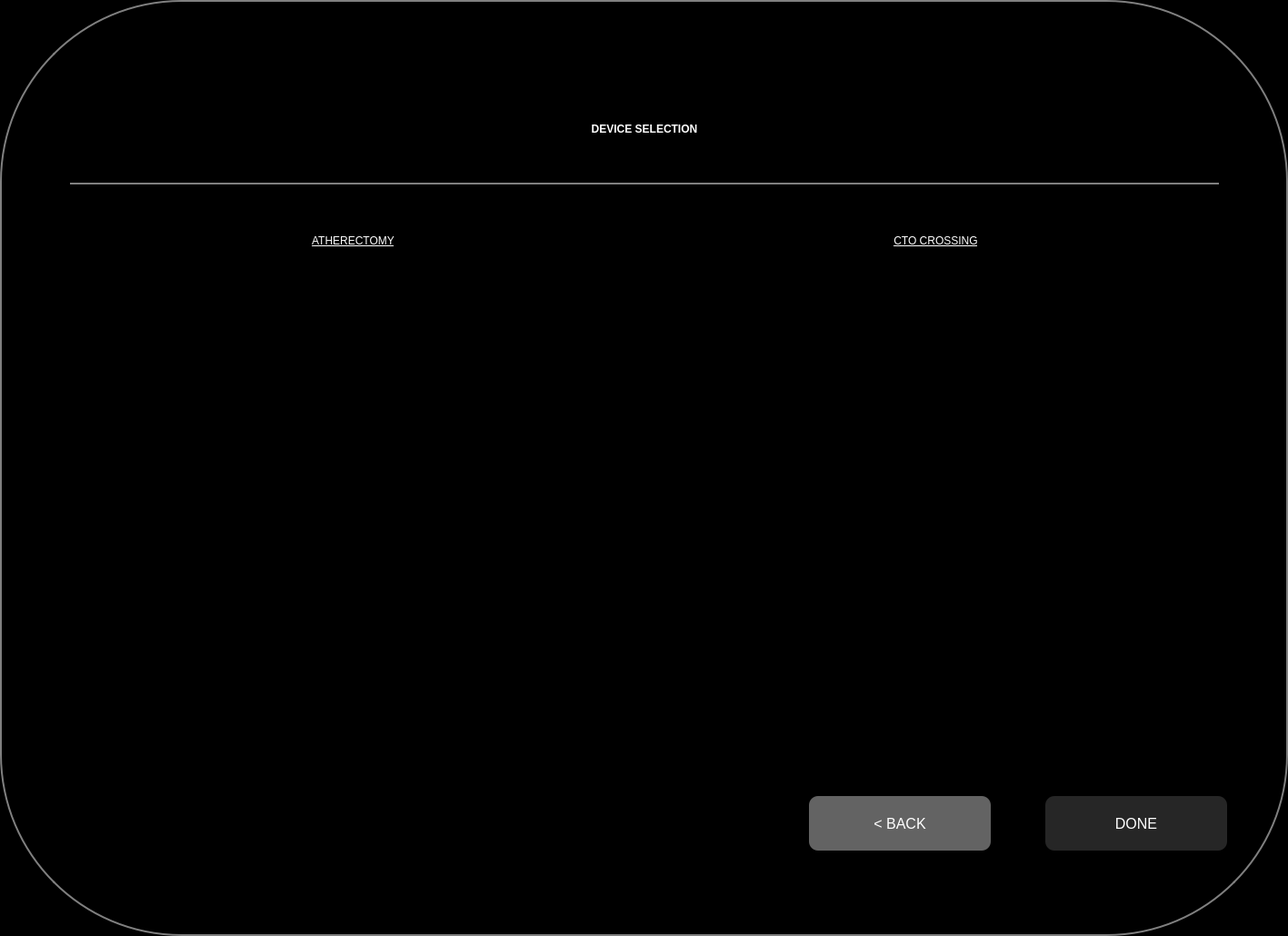
<?xml version="1.0" encoding="UTF-8"?>
<ui version="4.0">
 <class>DeviceSelectDialog</class>
 <widget class="QDialog" name="DeviceSelectDialog">
  <property name="windowModality">
   <enum>Qt::WindowModal</enum>
  </property>
  <property name="geometry">
   <rect>
    <x>0</x>
    <y>0</y>
    <width>1417</width>
    <height>1030</height>
   </rect>
  </property>
  <property name="windowTitle">
   <string>Dialog</string>
  </property>
  <property name="styleSheet">
   <string notr="true">QWidget{
background-color: black;
color: white;
}
QLabel{
font: 20pt &quot;Helvetica Neue&quot;;
}
QLabel#labelInfo{
font: 12pt &quot;Helvetica Neue&quot;;
}
QLineEdit{
font: 20pt &quot;Helvetica Neue&quot;;
color: #A9A9A9;
}
QFrame{
border: 0px;
}
QPushButton{
font: 12pt;
color: white;
}
QDialog{
border: 2px solid grey; 
border-radius: 200px;
}
QLineEdit{
border-top: 0px;
border-bottom: 2px solid grey;
}
QLabel#labelTitle{
border-bottom: 2px solid grey;
font: 30pt &quot;Helvetica Neue&quot;;
font-weight: 600
}
QFrame#frameDone{
background-color:#262626;
border-radius: 10px;
}
QFrame#frameBack{
background-color:#636363;
border-radius: 10px;
}
QListWidget{
font: 24pt &quot;Helvetica Neue&quot;;
}</string>
  </property>
  <property name="modal">
   <bool>true</bool>
  </property>
  <layout class="QGridLayout" name="gridLayout">
   <item row="0" column="1">
    <spacer name="verticalSpacer">
     <property name="orientation">
      <enum>Qt::Vertical</enum>
     </property>
     <property name="sizeHint" stdset="0">
      <size>
       <width>20</width>
       <height>47</height>
      </size>
     </property>
    </spacer>
   </item>
   <item row="1" column="0">
    <spacer name="horizontalSpacer">
     <property name="orientation">
      <enum>Qt::Horizontal</enum>
     </property>
     <property name="sizeHint" stdset="0">
      <size>
       <width>41</width>
       <height>20</height>
      </size>
     </property>
    </spacer>
   </item>
   <item row="1" column="1" rowspan="2" colspan="2">
    <widget class="QFrame" name="frameDialog">
     <property name="minimumSize">
      <size>
       <width>1300</width>
       <height>900</height>
      </size>
     </property>
     <property name="maximumSize">
      <size>
       <width>1300</width>
       <height>900</height>
      </size>
     </property>
     <property name="frameShape">
      <enum>QFrame::StyledPanel</enum>
     </property>
     <property name="frameShadow">
      <enum>QFrame::Raised</enum>
     </property>
     <layout class="QVBoxLayout" name="verticalLayout_2">
      <item>
       <widget class="QFrame" name="frameTitle">
        <property name="maximumSize">
         <size>
          <width>16777215</width>
          <height>180</height>
         </size>
        </property>
        <property name="frameShape">
         <enum>QFrame::StyledPanel</enum>
        </property>
        <property name="frameShadow">
         <enum>QFrame::Raised</enum>
        </property>
        <layout class="QVBoxLayout" name="verticalLayout">
         <item>
          <widget class="QLabel" name="labelTitle">
           <property name="minimumSize">
            <size>
             <width>0</width>
             <height>120</height>
            </size>
           </property>
           <property name="text">
            <string>DEVICE SELECTION</string>
           </property>
           <property name="alignment">
            <set>Qt::AlignCenter</set>
           </property>
          </widget>
         </item>
        </layout>
       </widget>
      </item>
      <item>
       <widget class="QFrame" name="frameInfo">
        <property name="frameShape">
         <enum>QFrame::StyledPanel</enum>
        </property>
        <property name="frameShadow">
         <enum>QFrame::Raised</enum>
        </property>
        <layout class="QHBoxLayout" name="horizontalLayout_2">
         <property name="spacing">
          <number>0</number>
         </property>
         <property name="leftMargin">
          <number>0</number>
         </property>
         <property name="topMargin">
          <number>0</number>
         </property>
         <property name="rightMargin">
          <number>0</number>
         </property>
         <property name="bottomMargin">
          <number>0</number>
         </property>
         <item>
          <widget class="QFrame" name="frameAtherectomy">
           <property name="frameShape">
            <enum>QFrame::StyledPanel</enum>
           </property>
           <property name="frameShadow">
            <enum>QFrame::Raised</enum>
           </property>
           <layout class="QVBoxLayout" name="verticalLayout_5">
            <property name="spacing">
             <number>40</number>
            </property>
            <property name="topMargin">
             <number>40</number>
            </property>
            <item>
             <widget class="QLabel" name="labelAtherectomy">
              <property name="styleSheet">
               <string notr="true">text-decoration: underline;</string>
              </property>
              <property name="text">
               <string>ATHERECTOMY</string>
              </property>
              <property name="alignment">
               <set>Qt::AlignCenter</set>
              </property>
             </widget>
            </item>
            <item>
             <widget class="QListWidget" name="listWidgetAtherectomy">
              <property name="styleSheet">
               <string notr="true">QListView::item:selected{
background: rgb(99,99,99);
border-radius: 20px;
color: white;
}</string>
              </property>
             </widget>
            </item>
           </layout>
          </widget>
         </item>
         <item>
          <widget class="QFrame" name="frameCto">
           <property name="frameShape">
            <enum>QFrame::StyledPanel</enum>
           </property>
           <property name="frameShadow">
            <enum>QFrame::Raised</enum>
           </property>
           <layout class="QVBoxLayout" name="verticalLayout_6">
            <property name="spacing">
             <number>40</number>
            </property>
            <property name="topMargin">
             <number>40</number>
            </property>
            <item>
             <widget class="QLabel" name="labelCto">
              <property name="styleSheet">
               <string notr="true">text-decoration: underline;</string>
              </property>
              <property name="text">
               <string>CTO CROSSING</string>
              </property>
              <property name="alignment">
               <set>Qt::AlignCenter</set>
              </property>
             </widget>
            </item>
            <item>
             <widget class="QFrame" name="frameCto_2">
              <property name="sizePolicy">
               <sizepolicy hsizetype="Expanding" vsizetype="Expanding">
                <horstretch>0</horstretch>
                <verstretch>0</verstretch>
               </sizepolicy>
              </property>
              <property name="frameShape">
               <enum>QFrame::StyledPanel</enum>
              </property>
              <property name="frameShadow">
               <enum>QFrame::Raised</enum>
              </property>
              <layout class="QFormLayout" name="formLayout">
               <property name="horizontalSpacing">
                <number>40</number>
               </property>
               <property name="verticalSpacing">
                <number>0</number>
               </property>
               <property name="topMargin">
                <number>0</number>
               </property>
               <item row="0" column="0">
                <widget class="QLabel" name="labelIcon1">
                 <property name="sizePolicy">
                  <sizepolicy hsizetype="Preferred" vsizetype="Expanding">
                   <horstretch>0</horstretch>
                   <verstretch>0</verstretch>
                  </sizepolicy>
                 </property>
                 <property name="text">
                  <string/>
                 </property>
                </widget>
               </item>
               <item row="0" column="1">
                <widget class="ConsoleLabel" name="labelText1">
                 <property name="text">
                  <string/>
                 </property>
                </widget>
               </item>
               <item row="1" column="0">
                <widget class="QLabel" name="labelIcon2">
                 <property name="sizePolicy">
                  <sizepolicy hsizetype="Preferred" vsizetype="Expanding">
                   <horstretch>0</horstretch>
                   <verstretch>0</verstretch>
                  </sizepolicy>
                 </property>
                 <property name="text">
                  <string/>
                 </property>
                </widget>
               </item>
               <item row="1" column="1">
                <widget class="ConsoleLabel" name="labelText2">
                 <property name="text">
                  <string/>
                 </property>
                </widget>
               </item>
               <item row="2" column="0">
                <widget class="QLabel" name="labelIcon3">
                 <property name="sizePolicy">
                  <sizepolicy hsizetype="Preferred" vsizetype="Expanding">
                   <horstretch>0</horstretch>
                   <verstretch>0</verstretch>
                  </sizepolicy>
                 </property>
                 <property name="text">
                  <string/>
                 </property>
                </widget>
               </item>
               <item row="2" column="1">
                <widget class="ConsoleLabel" name="labelText3">
                 <property name="sizePolicy">
                  <sizepolicy hsizetype="Preferred" vsizetype="Preferred">
                   <horstretch>0</horstretch>
                   <verstretch>0</verstretch>
                  </sizepolicy>
                 </property>
                 <property name="text">
                  <string/>
                 </property>
                </widget>
               </item>
              </layout>
             </widget>
            </item>
           </layout>
          </widget>
         </item>
        </layout>
       </widget>
      </item>
      <item>
       <widget class="QFrame" name="frameNext">
        <property name="minimumSize">
         <size>
          <width>0</width>
          <height>100</height>
         </size>
        </property>
        <property name="maximumSize">
         <size>
          <width>16777215</width>
          <height>100</height>
         </size>
        </property>
        <property name="frameShape">
         <enum>QFrame::StyledPanel</enum>
        </property>
        <property name="frameShadow">
         <enum>QFrame::Raised</enum>
        </property>
        <layout class="QHBoxLayout" name="horizontalLayout">
         <property name="spacing">
          <number>60</number>
         </property>
         <property name="leftMargin">
          <number>0</number>
         </property>
         <property name="topMargin">
          <number>0</number>
         </property>
         <property name="rightMargin">
          <number>0</number>
         </property>
         <property name="bottomMargin">
          <number>0</number>
         </property>
         <item>
          <spacer name="horizontalSpacer_3">
           <property name="orientation">
            <enum>Qt::Horizontal</enum>
           </property>
           <property name="sizeHint" stdset="0">
            <size>
             <width>759</width>
             <height>20</height>
            </size>
           </property>
          </spacer>
         </item>
         <item>
          <widget class="QFrame" name="frameBack">
           <property name="minimumSize">
            <size>
             <width>200</width>
             <height>0</height>
            </size>
           </property>
           <property name="maximumSize">
            <size>
             <width>16777215</width>
             <height>60</height>
            </size>
           </property>
           <property name="frameShape">
            <enum>QFrame::StyledPanel</enum>
           </property>
           <property name="frameShadow">
            <enum>QFrame::Raised</enum>
           </property>
           <layout class="QVBoxLayout" name="verticalLayout_4">
            <property name="leftMargin">
             <number>20</number>
            </property>
            <property name="topMargin">
             <number>0</number>
            </property>
            <property name="rightMargin">
             <number>20</number>
            </property>
            <property name="bottomMargin">
             <number>0</number>
            </property>
            <item>
             <widget class="QPushButton" name="pushButtonBack">
              <property name="sizePolicy">
               <sizepolicy hsizetype="Preferred" vsizetype="Preferred">
                <horstretch>0</horstretch>
                <verstretch>0</verstretch>
               </sizepolicy>
              </property>
              <property name="minimumSize">
               <size>
                <width>0</width>
                <height>0</height>
               </size>
              </property>
              <property name="text">
               <string>&lt; BACK</string>
              </property>
              <property name="flat">
               <bool>true</bool>
              </property>
             </widget>
            </item>
           </layout>
          </widget>
         </item>
         <item>
          <widget class="QFrame" name="frameDone">
           <property name="minimumSize">
            <size>
             <width>200</width>
             <height>0</height>
            </size>
           </property>
           <property name="maximumSize">
            <size>
             <width>16777215</width>
             <height>60</height>
            </size>
           </property>
           <property name="frameShape">
            <enum>QFrame::StyledPanel</enum>
           </property>
           <property name="frameShadow">
            <enum>QFrame::Raised</enum>
           </property>
           <layout class="QVBoxLayout" name="verticalLayout_3">
            <property name="leftMargin">
             <number>20</number>
            </property>
            <property name="topMargin">
             <number>0</number>
            </property>
            <property name="rightMargin">
             <number>20</number>
            </property>
            <property name="bottomMargin">
             <number>0</number>
            </property>
            <item>
             <widget class="QPushButton" name="pushButtonDone">
              <property name="enabled">
               <bool>false</bool>
              </property>
              <property name="sizePolicy">
               <sizepolicy hsizetype="Preferred" vsizetype="Expanding">
                <horstretch>0</horstretch>
                <verstretch>0</verstretch>
               </sizepolicy>
              </property>
              <property name="minimumSize">
               <size>
                <width>0</width>
                <height>0</height>
               </size>
              </property>
              <property name="text">
               <string>DONE</string>
              </property>
              <property name="flat">
               <bool>true</bool>
              </property>
             </widget>
            </item>
           </layout>
          </widget>
         </item>
        </layout>
       </widget>
      </item>
     </layout>
    </widget>
   </item>
   <item row="2" column="3">
    <spacer name="horizontalSpacer_2">
     <property name="orientation">
      <enum>Qt::Horizontal</enum>
     </property>
     <property name="sizeHint" stdset="0">
      <size>
       <width>40</width>
       <height>20</height>
      </size>
     </property>
    </spacer>
   </item>
   <item row="3" column="2">
    <spacer name="verticalSpacer_2">
     <property name="orientation">
      <enum>Qt::Vertical</enum>
     </property>
     <property name="sizeHint" stdset="0">
      <size>
       <width>20</width>
       <height>47</height>
      </size>
     </property>
    </spacer>
   </item>
  </layout>
 </widget>
 <customwidgets>
  <customwidget>
   <class>ConsoleLabel</class>
   <extends>QLabel</extends>
   <header location="global">consoleLabel.h</header>
  </customwidget>
 </customwidgets>
 <resources/>
 <connections>
  <connection>
   <sender>pushButtonDone</sender>
   <signal>clicked()</signal>
   <receiver>DeviceSelectDialog</receiver>
   <slot>accept()</slot>
   <hints>
    <hint type="sourcelabel">
     <x>1249</x>
     <y>905</y>
    </hint>
    <hint type="destinationlabel">
     <x>708</x>
     <y>514</y>
    </hint>
   </hints>
  </connection>
  <connection>
   <sender>pushButtonBack</sender>
   <signal>clicked()</signal>
   <receiver>DeviceSelectDialog</receiver>
   <slot>reject()</slot>
   <hints>
    <hint type="sourcelabel">
     <x>989</x>
     <y>905</y>
    </hint>
    <hint type="destinationlabel">
     <x>708</x>
     <y>514</y>
    </hint>
   </hints>
  </connection>
 </connections>
</ui>
